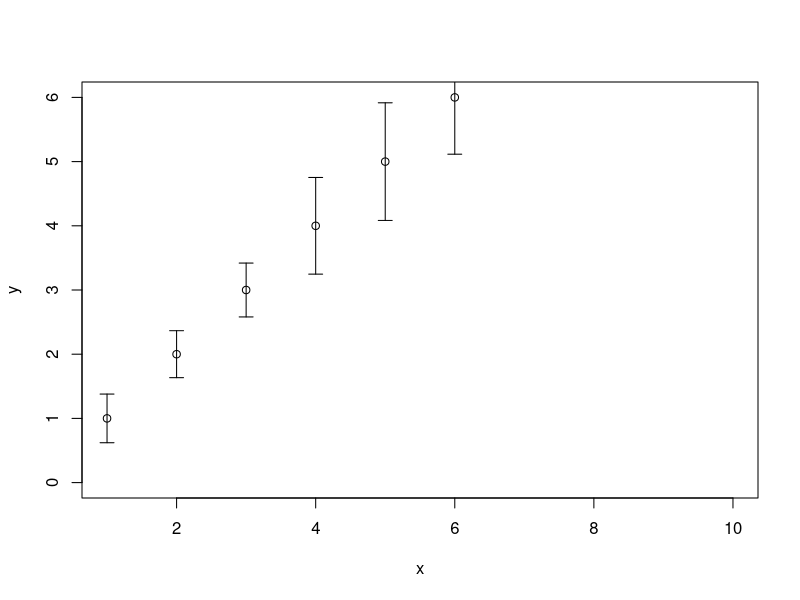

This figure's R source:
x = 1:10
y = 1:10
epsilon = 0.2
sdxy = runif(10)

plot (x, y, ylim=c(0, 6))
epsilon = 0.1
for(i in 1:10) {
    up = y[i] + sdxy[i]
    low = y[i] - sdxy[i]
    segments(x[i],low , x[i], up)
    segments(x[i]-epsilon, up , x[i]+epsilon, up)
    segments(x[i]-epsilon, low , x[i]+epsilon, low)
}